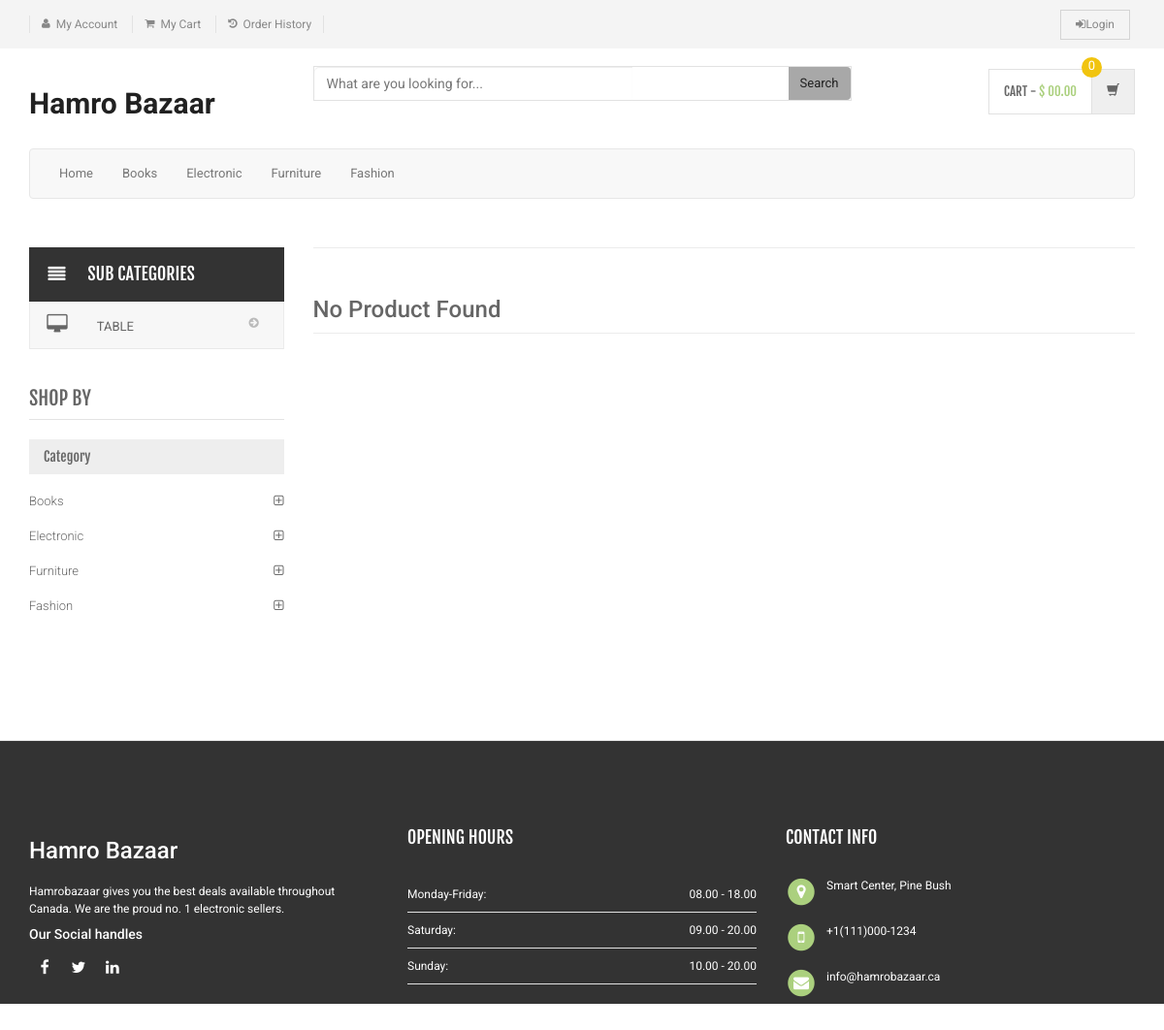
The page /category.php?cid=9 on the database as committed earlier.
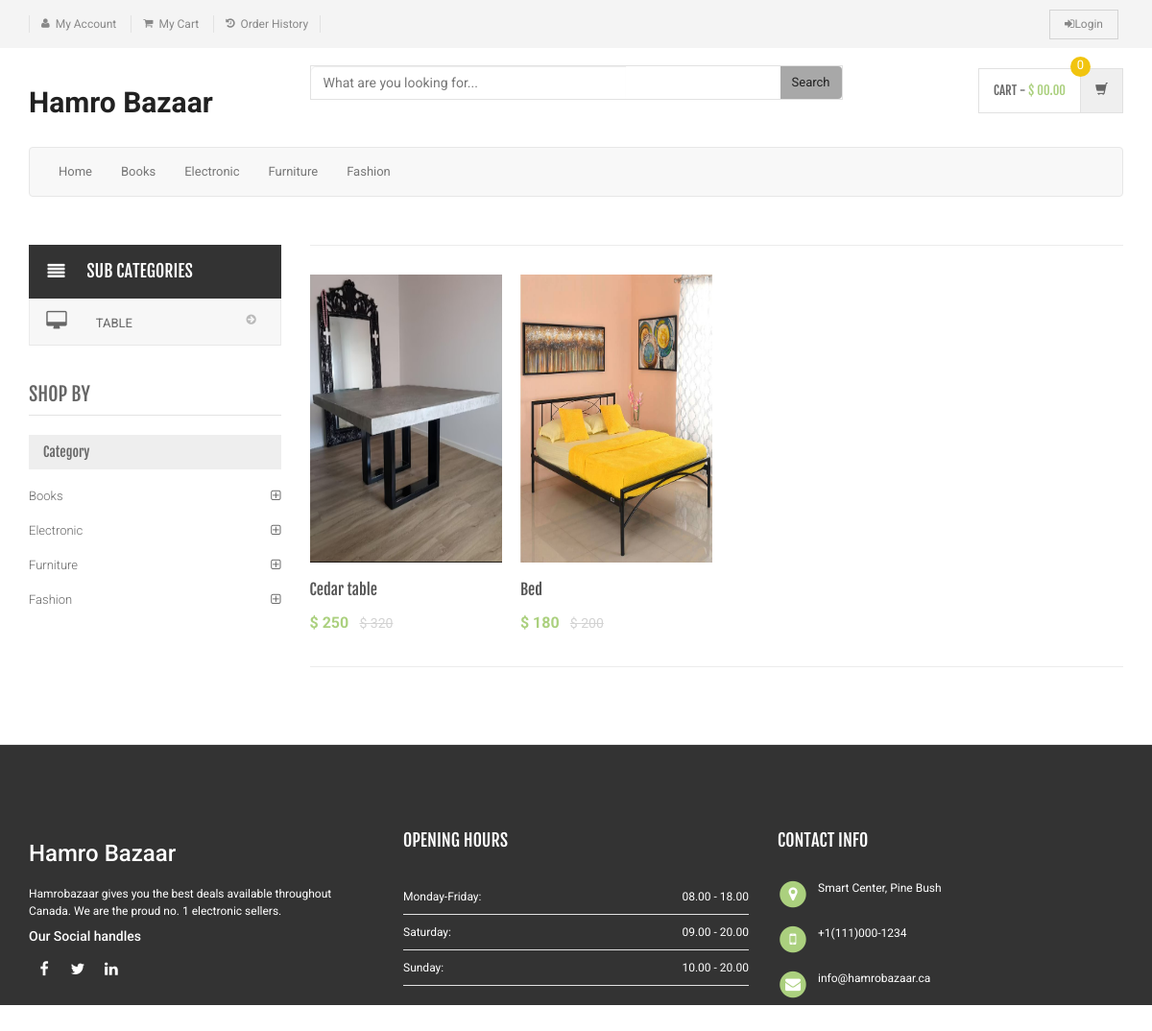
The same page on the database as committed later.
### tables this page shows
CREATE TABLE `category` (
  `id` int(11) NOT NULL,
  `categoryName` varchar(255) DEFAULT NULL,
  `categoryDescription` longtext DEFAULT NULL,
  `creationDate` timestamp NOT NULL DEFAULT current_timestamp(),
  `updationDate` varchar(255) DEFAULT NULL
);

CREATE TABLE `subcategory` (
  `id` int(11) NOT NULL,
  `categoryid` int(11) DEFAULT NULL,
  `subcategory` varchar(255) DEFAULT NULL
);

CREATE TABLE `products` (
  `id` int(11) NOT NULL,
  `category` int(11) NOT NULL,
  `subCategory` int(11) DEFAULT NULL,
  `productName` varchar(255) DEFAULT NULL,
  `productCompany` varchar(255) DEFAULT NULL,
  `productPrice` int(11) DEFAULT NULL,
  `productPriceBeforeDiscount` int(11) DEFAULT NULL,
  `productDescription` longtext DEFAULT NULL,
  `productImage1` varchar(255) DEFAULT NULL,
  `productImage2` varchar(255) DEFAULT NULL,
  `productImage3` varchar(255) DEFAULT NULL,
  `shippingCharge` int(11) DEFAULT NULL,
  `productAvailability` varchar(255) DEFAULT NULL
);

### category.php (the view, shortened to what the changed rows need)
<?php
include ('includes/config.php');
$cid = intval($_GET['cid']);
?>
<!DOCTYPE html>
<html lang="en">
<head>
	<link rel="stylesheet" href="assets/css/bootstrap.min.css">
	<link rel="stylesheet" href="assets/css/main.css">
	<link rel="stylesheet" href="assets/css/green.css">
	<link rel="stylesheet" href="assets/css/owl.carousel.css">
	<link rel="stylesheet" href="assets/css/owl.transitions.css">
	<link href="assets/css/lightbox.css" rel="stylesheet">
	<link rel="stylesheet" href="assets/css/animate.min.css">
	<link rel="stylesheet" href="assets/css/rateit.css">
	<link rel="stylesheet" href="assets/css/bootstrap-select.min.css">
	<link rel="stylesheet" href="assets/css/config.css">
	<link href="assets/css/green.css" rel="alternate stylesheet" title="Green color">
	<link href="assets/css/blue.css" rel="alternate stylesheet" title="Blue color">
	<link href="assets/css/red.css" rel="alternate stylesheet" title="Red color">
	<link href="assets/css/orange.css" rel="alternate stylesheet" title="Orange color">
	<link href="assets/css/dark-green.css" rel="alternate stylesheet" title="Darkgreen color">
	<link rel="stylesheet" href="assets/css/font-awesome.min.css">
</head>
<body class="cnt-home">
	<header class="header-style-1">
		<?php include ('includes/main-header.php'); ?>
		<?php include ('includes/menu-bar.php'); ?>
	</header>
	<div class="body-content outer-top-xs">
		<div class='container'>
			<div class='row outer-bottom-sm'>
				<div class='col-md-3 sidebar'>
					<div class="side-menu animate-dropdown outer-bottom-xs">
						<div class="side-menu animate-dropdown outer-bottom-xs">
							<nav class="yamm megamenu-horizontal" role="navigation">
								<ul class="nav">
									<li class="dropdown menu-item">
										<?php $sql = mysqli_query($con, "select id,subcategory  from subcategory where categoryid='$cid'");
										while ($row = mysqli_fetch_array($sql)) {
											?>
											<a href="sub-category.php?scid=<?php echo $row['id']; ?>"
												class="dropdown-toggle"><i class="icon fa fa-desktop fa-fw"></i>
												<?php echo $row['subcategory']; ?></a>
										<?php } ?>
									</li>
								</ul>
							</nav>
						</div>
					</div>
					<div class="sidebar-module-container">
						<div class="sidebar-filter">
							<div class="sidebar-widget wow fadeInUp outer-bottom-xs ">
								<div class="sidebar-widget-body m-t-10">
									<?php $sql = mysqli_query($con, "select id,categoryName  from category");
									while ($row = mysqli_fetch_array($sql)) {
										?>
										<div class="accordion">
											<div class="accordion-group">
												<div class="accordion-heading">
													<a href="category.php?cid=<?php echo $row['id']; ?>"
														class="accordion-toggle collapsed">
														<?php echo $row['categoryName']; ?>
													</a>
												</div>
											</div>
										</div>
									<?php } ?>
								</div>
							</div>
						</div>
					</div>
				</div>
				<div class='col-md-9'>
					<div class="search-result-container">
						<div id="myTabContent" class="tab-content">
							<div class="tab-pane active " id="grid-container">
								<div class="category-product  inner-top-vs">
									<div class="row">
										<?php
										$ret = mysqli_query($con, "select * from products where category='$cid'");
										$num = mysqli_num_rows($ret);
										if ($num > 0) {
											while ($row = mysqli_fetch_array($ret)) { ?>
												<div class="col-sm-6 col-md-4 col-lg-3 wow fadeInUp">
													<div class="products" style="width: 250px;">
														<div class="product" style="width: 100%;">
															<div class="product-image">
																<div class="image">
																	<a
																		href="product-details.php?pid=<?php echo htmlentities($row['id']); ?>">
																		<img src="assets/images/blank.gif"
																			data-echo="assets/productimages/<?php echo htmlentities($row['id']); ?>/<?php echo htmlentities($row['productImage1']); ?>"
																			alt="" width="200" height="300">
																	</a>
																</div>
															</div>
															<div class="product-info text-left">
																<h3 class="name">
																	<a
																		href="product-details.php?pid=<?php echo htmlentities($row['id']); ?>"><?php echo htmlentities($row['productName']); ?></a>
																</h3>
																<div class="product-price">
																	<span class="price">$
																		<?php echo htmlentities($row['productPrice']); ?></span>
																	<span class="price-before-discount">$
																		<?php echo htmlentities($row['productPriceBeforeDiscount']); ?></span>
																</div>
															</div>
														</div>
													</div>
												</div>
											<?php }
										} else { ?>
											<div class="col-sm-6 col-md-4 wow fadeInUp">
												<h3>No Product Found</h3>
											</div>
										<?php } ?>
									</div>
								</div>
							</div>
						</div>
					</div>
				</div>
			</div>
		</div>
	</div>
</body >
</html >

### includes/menu-bar.php (shortened to what the changed rows need)
<div class="animate-dropdown">
    <div class="container">
        <div class="yamm navbar navbar-default" role="navigation">
            <div class="nav-bg-class">
                <div class="navbar-collapse collapse" id="mc-horizontal-menu-collapse">
                    <div class="nav-outer">
                        <ul class="nav navbar-nav">
                            <?php
                            $sql = mysqli_query($con, "select id,categoryName  from category limit 6");
                            while ($row = mysqli_fetch_array($sql)) {
                                ?>
                                <li class="<?php echo ($_SERVER['PHP_SELF'] == '/category.php?cid=' . $row['id']) ? 'active' : ''; ?> dropdown yamm">
                                    <a href="category.php?cid=<?php echo $row['id']; ?>"><?php echo $row['categoryName']; ?></a>
                                </li>
                            <?php } ?>
                        </ul>
                    </div>
                </div>
            </div>
        </div>
    </div>
</div>

Rows that differ between the two databases and show on the page:
added products: productImage1 (picture), productName "Cedar table", productPrice "250", productPriceBeforeDiscount "320"
added products: productImage1 (picture), productName "Bed", productPrice "180", productPriceBeforeDiscount "200"
Other text that changed with them:
text no longer shown: "No Product Found"
